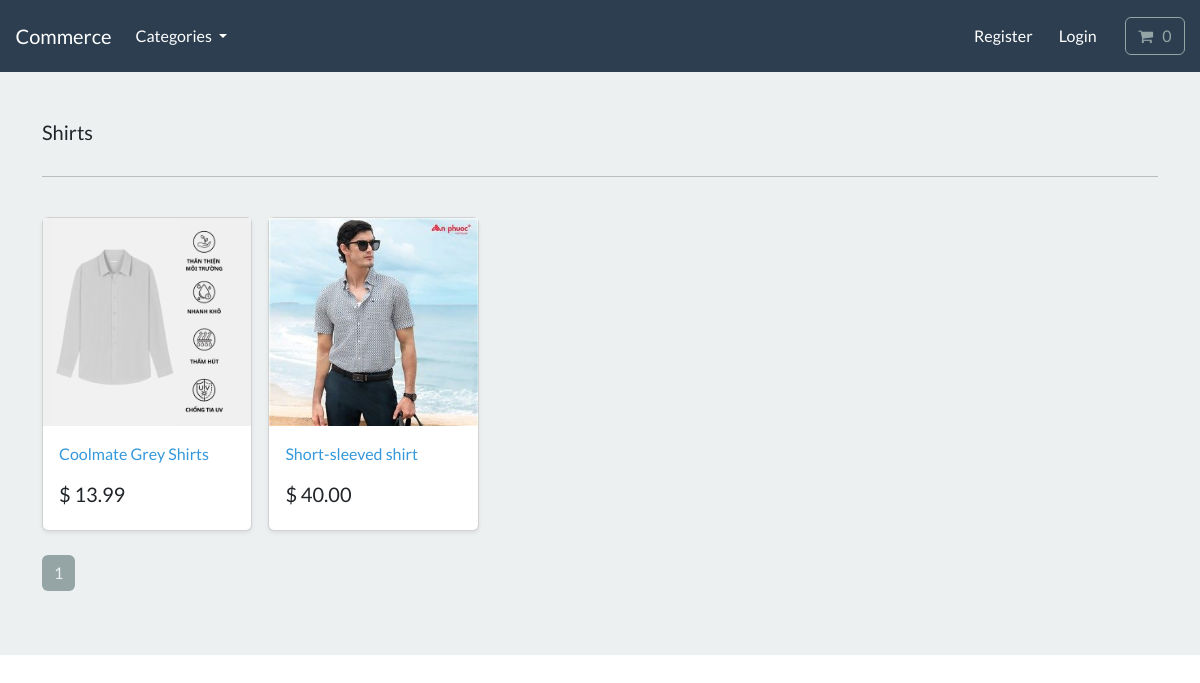
/category/shirts/, run on the app's committed database.
### store/models.py (models this page shows, shortened)
class Category(models.Model):
    name = models.CharField(max_length=250, db_index=True)
    slug = models.SlugField(max_length=250, unique=True)
    class Meta:
        verbose_name_plural = 'categories'

class Product(models.Model):
    category = models.ForeignKey(Category, related_name='products', on_delete=models.CASCADE, null=True)
    title = models.CharField(max_length=250)
    brand = models.CharField(max_length=250, default='un-branded')
    description = models.TextField(blank=True)
    slug = models.SlugField(max_length=250)
    price = models.DecimalField(max_digits=10, decimal_places=2)
    image = models.ImageField(upload_to='images/')
    class Meta:
        verbose_name_plural = 'products'

### store/views.py (the view)
# urls.py: path('category/<slug:slug>/', views.list_category, name='list_category'),
def list_category(request, slug):
    category = get_object_or_404(Category, slug=slug)
    products = Product.objects.filter(category=category)
    products, previous_page, next_page = paginate_posts(products, request.GET.get('page'), 10)
    return render(request, 'store/list_category.html', {
        'products': products,
        'previous_page': previous_page,
        'next_page': next_page,
        'category': category,
    })

### cart/cart.py (called while the page is built)
    def __len__(self):
        return sum(item['quantity'] for item in self.cart.values())

### cart/context_processors.py (called while the page is built)
def cart(request):
    return {'cart': Cart(request)}

### store/views.py (called while the page is built)
def paginate_posts(posts, page_number, posts_per_page):
    paginator = Paginator(posts, posts_per_page)
    page = page_number
    try:
        posts = paginator.page(page)
    except PageNotAnInteger:
        posts = paginator.page(1)
    except EmptyPage:
        posts = paginator.page(paginator.num.pages)
    previous_page = posts.previous_page_number() if posts.has_previous() else None
    next_page = posts.next_page_number() if posts.has_next() else None
    return posts, previous_page, next_page

def categories(request):
    all_categories = Category.objects.all()
    return {'all_categories': all_categories}

### store/templates/store/list_category.html (shortened to what this page needs)
{% extends "./base.html" %}
{% load static %}
{% block content %}
<main>
  <div class="album py-5 bg-light">
    <div class="container">
      <div class="pb-3 h5"> {{ category.name | capfirst }} </div>
      <hr>
      <br>
      <div class="row row-cols-1 row-cols-sm-2 row-cols-md-5 g-3">
        {% for product in products %}
          <div class="col">
            <div class="card shadow-sm">
            <img class="img-fluid" alt="Responsive image" src="{{ product.image.url }}">
              <div class="card-body">
                <p class="card-text">
                  <a class="text-info text-decoration-none" href="{% url 'product_infor' product.slug%}"> {{ product.title }} </a>
                </p>
                <div class="d-flex justify-content-between align-items-center">
                  <h5> $ {{ product.price }} </h5>
                </div>
              </div>
            </div>
          </div>
        {% endfor %}
      </div>
      <br>
      <nav aria-label="Page navigation example">
        <ul class="pagination">
            <li class="page-item disabled"><span class="page-link bg-secondary">{{ products.number }}</span></li>
        </ul>
    </nav>
    </div>
  </div>
</main>
{% endblock %}

### data on the page
Category: name "Shirts"
Product: image (picture), title "Coolmate Grey Shirts", price "13.99"
Product: image (picture), title "Short-sleeved shirt", price "40.00"

### other printed values
{{ products.number }} "1"
